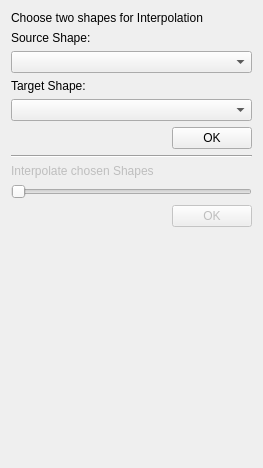
<?xml version="1.0" encoding="UTF-8"?>
<ui version="4.0">
 <class>ShapeInterpolationWidget</class>
 <widget class="QWidget" name="ShapeInterpolationWidget">
  <property name="geometry">
   <rect>
    <x>0</x>
    <y>0</y>
    <width>263</width>
    <height>468</height>
   </rect>
  </property>
  <layout class="QVBoxLayout" name="verticalLayout">
   <item>
    <widget class="QLabel" name="labelChoose">
     <property name="text">
      <string>Choose two shapes for Interpolation</string>
     </property>
    </widget>
   </item>
   <item>
    <widget class="QLabel" name="labelSourceShape">
     <property name="text">
      <string>Source Shape:</string>
     </property>
    </widget>
   </item>
   <item>
    <widget class="QComboBox" name="comboBoxSourceShape"/>
   </item>
   <item>
    <widget class="QLabel" name="labelTargetShape">
     <property name="text">
      <string>Target Shape:</string>
     </property>
    </widget>
   </item>
   <item>
    <widget class="QComboBox" name="comboBoxTargetShape"/>
   </item>
   <item>
    <layout class="QHBoxLayout" name="horizontalLayout">
     <item>
      <spacer name="horizontalSpacer">
       <property name="orientation">
        <enum>Qt::Horizontal</enum>
       </property>
       <property name="sizeHint" stdset="0">
        <size>
         <width>40</width>
         <height>20</height>
        </size>
       </property>
      </spacer>
     </item>
     <item>
      <widget class="QPushButton" name="buttonChoose">
       <property name="text">
        <string>OK</string>
       </property>
      </widget>
     </item>
    </layout>
   </item>
   <item>
    <widget class="Line" name="line">
     <property name="orientation">
      <enum>Qt::Horizontal</enum>
     </property>
    </widget>
   </item>
   <item>
    <widget class="QLabel" name="labelInterpolation">
     <property name="enabled">
      <bool>false</bool>
     </property>
     <property name="text">
      <string>Interpolate chosen Shapes</string>
     </property>
    </widget>
   </item>
   <item>
    <widget class="QSlider" name="sliderInterpolation">
     <property name="enabled">
      <bool>false</bool>
     </property>
     <property name="maximum">
      <number>100</number>
     </property>
     <property name="orientation">
      <enum>Qt::Horizontal</enum>
     </property>
    </widget>
   </item>
   <item>
    <layout class="QHBoxLayout" name="horizontalLayout_2">
     <item>
      <spacer name="horizontalSpacer_2">
       <property name="orientation">
        <enum>Qt::Horizontal</enum>
       </property>
       <property name="sizeHint" stdset="0">
        <size>
         <width>40</width>
         <height>20</height>
        </size>
       </property>
      </spacer>
     </item>
     <item>
      <widget class="QPushButton" name="buttonInterpolation">
       <property name="enabled">
        <bool>false</bool>
       </property>
       <property name="text">
        <string>OK</string>
       </property>
      </widget>
     </item>
    </layout>
   </item>
   <item>
    <spacer name="verticalSpacer">
     <property name="orientation">
      <enum>Qt::Vertical</enum>
     </property>
     <property name="sizeHint" stdset="0">
      <size>
       <width>20</width>
       <height>122</height>
      </size>
     </property>
    </spacer>
   </item>
  </layout>
 </widget>
 <resources/>
 <connections/>
</ui>
